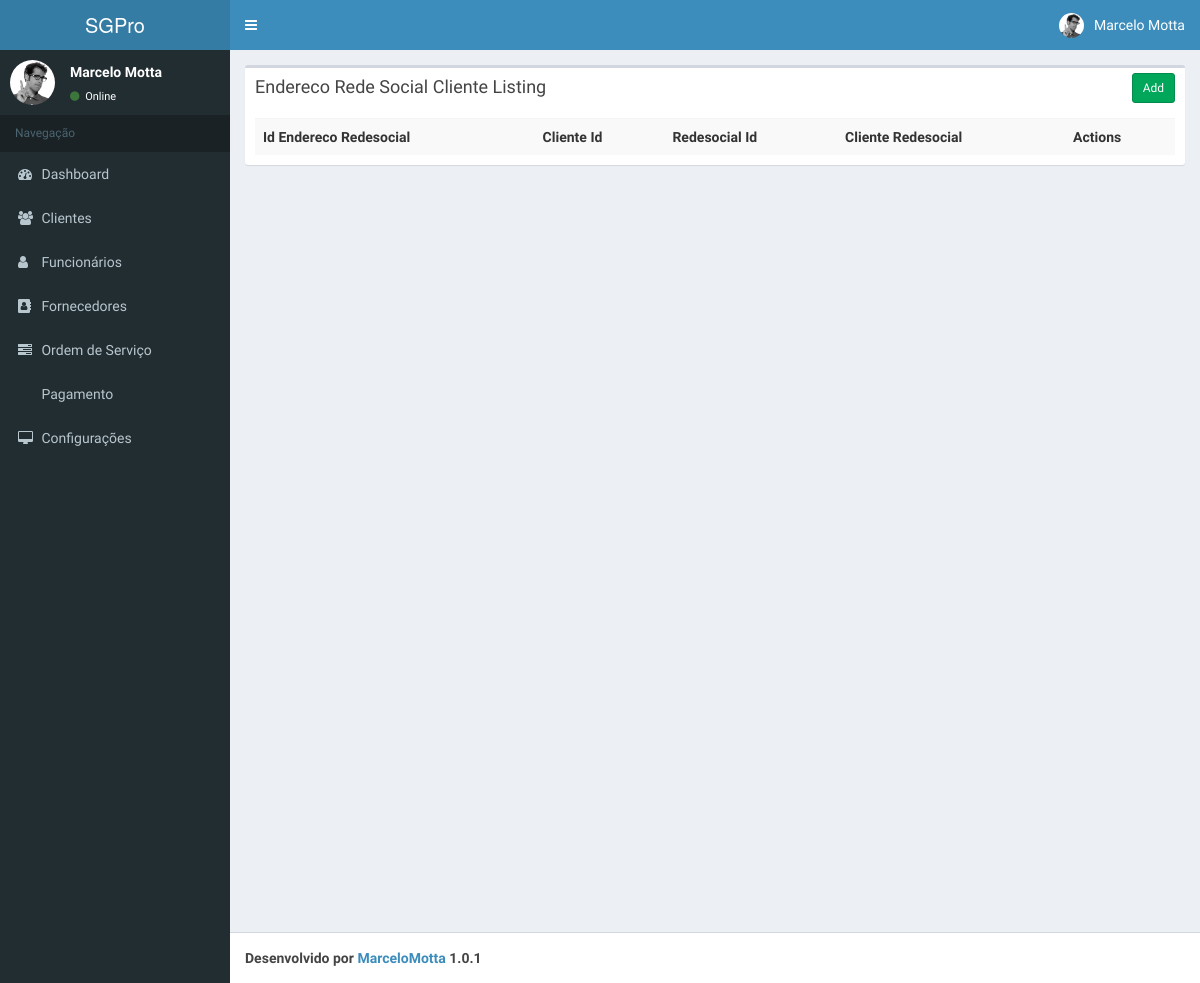
The page /app-developing/index.php/endereco_rede_social_cliente on the database as committed earlier.
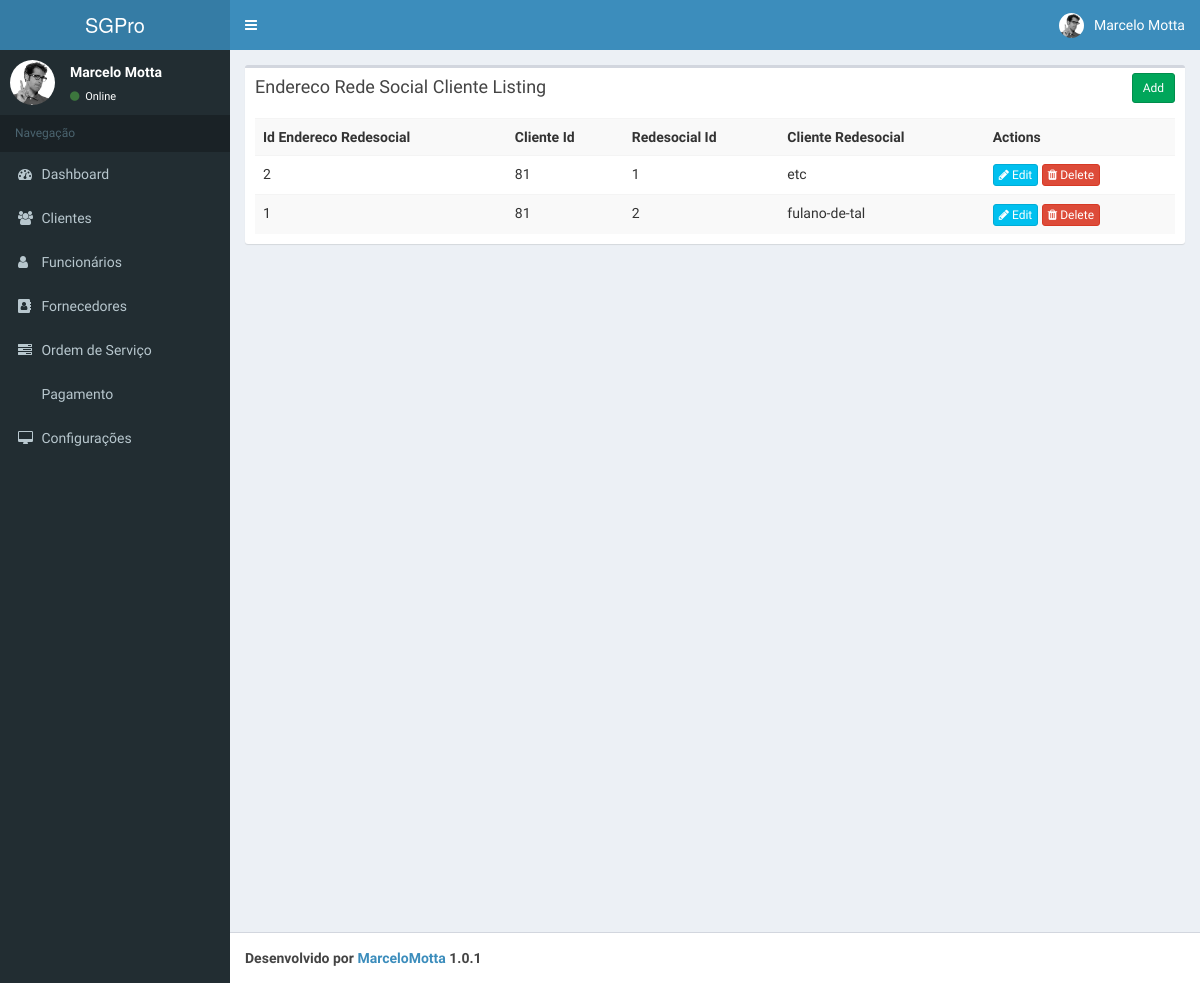
The same page on the database as committed later.
### tables this page shows
CREATE TABLE `endereco_rede_social_cliente` (
  `id_endereco_redesocial` int(11) NOT NULL,
  `cliente_id` int(11) NOT NULL,
  `redesocial_id` int(11) NOT NULL,
  `cliente_redesocial` varchar(100) NOT NULL
);

### app-developing/application/controllers/Endereco_rede_social_cliente.php (called while the page is built, shortened)
<?php
class Endereco_rede_social_cliente extends CI_Controller{
    function __construct()
    {
        $this->load->model('Endereco_rede_social_cliente_model');
    }
    function index()
    {
        $data['endereco_rede_social_cliente'] = $this->Endereco_rede_social_cliente_model->get_all_endereco_rede_social_cliente();
        $data['_view'] = 'endereco_rede_social_cliente/index';
        $this->load->view('layouts/main',$data);
    }
}

### app-developing/index.php (called while the page is built, shortened)
<?php
require_once BASEPATH.'core/CodeIgniter.php';

### app-developing/application/models/Endereco_rede_social_cliente_model.php (called while the page is built, shortened)
<?php
class Endereco_rede_social_cliente_model extends CI_Model
{
    function get_all_endereco_rede_social_cliente()
    {
        $this->db->order_by('id_endereco_redesocial', 'desc');
        return $this->db->get('endereco_rede_social_cliente')->result_array();
    }
}

### app-developing/application/views/endereco_rede_social_cliente/index.php (the view)
<div class="row">
    <div class="col-md-12">
        <div class="box">
            <div class="box-header">
                <h3 class="box-title">Endereco Rede Social Cliente Listing</h3>
            	<div class="box-tools">
                    <a href="<?php echo site_url('endereco_rede_social_cliente/add'); ?>" class="btn btn-success btn-sm">Add</a>
                </div>
            </div>
            <div class="box-body">
                <table class="table table-striped">
                    <tr>
						<th>Id Endereco Redesocial</th>
						<th>Cliente Id</th>
						<th>Redesocial Id</th>
						<th>Cliente Redesocial</th>
						<th>Actions</th>
                    </tr>
                    <?php foreach($endereco_rede_social_cliente as $e){ ?>
                    <tr>
						<td><?php echo $e['id_endereco_redesocial']; ?></td>
						<td><?php echo $e['cliente_id']; ?></td>
						<td><?php echo $e['redesocial_id']; ?></td>
						<td><?php echo $e['cliente_redesocial']; ?></td>
						<td>
                            <a href="<?php echo site_url('endereco_rede_social_cliente/edit/'.$e['id_endereco_redesocial']); ?>" class="btn btn-info btn-xs"><span class="fa fa-pencil"></span> Edit</a>
                            <a href="<?php echo site_url('endereco_rede_social_cliente/remove/'.$e['id_endereco_redesocial']); ?>" class="btn btn-danger btn-xs"><span class="fa fa-trash"></span> Delete</a>
                        </td>
                    </tr>
                    <?php } ?>
                </table>
            </div>
        </div>
    </div>
</div>

Rows that differ between the two databases and show on the page:
added endereco_rede_social_cliente: id_endereco_redesocial "2", cliente "81", redesocial "1", cliente_redesocial "etc"
added endereco_rede_social_cliente: id_endereco_redesocial "1", cliente "81", redesocial "2", cliente_redesocial "fulano-de-tal"
